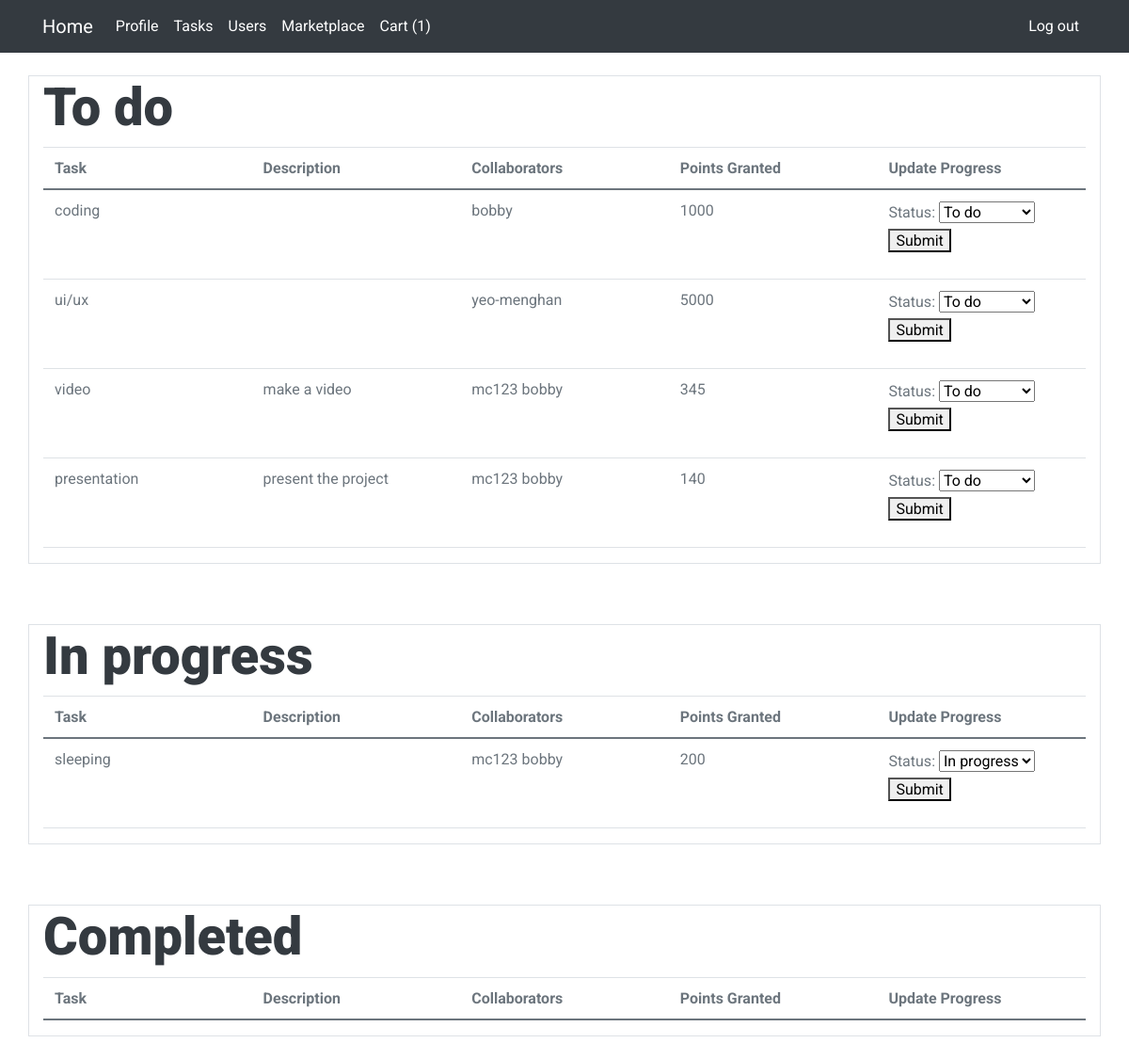
The app's page /main/tasks (signed in), older data.
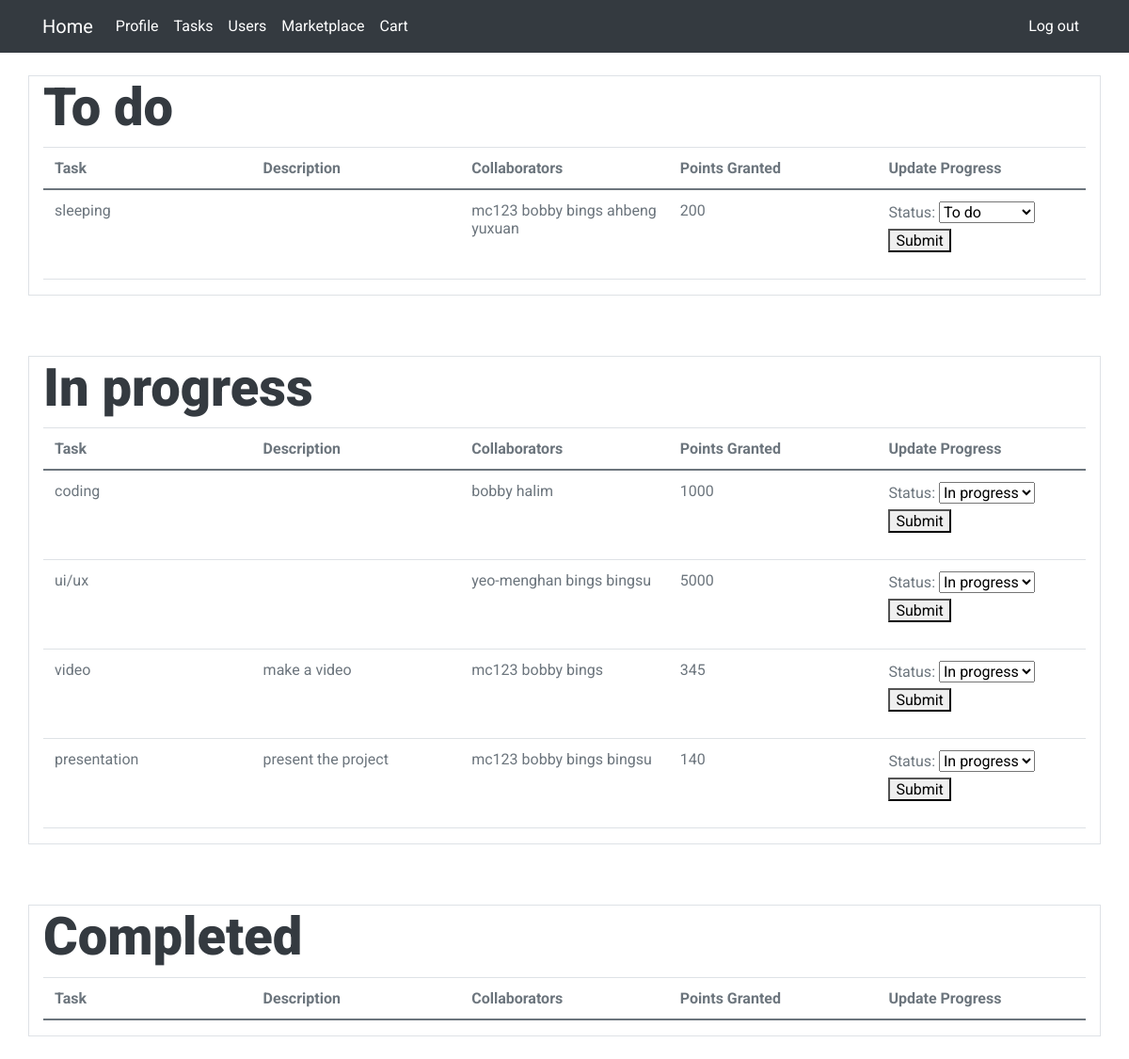
The same page, newer data.
### main/models.py (models this page shows, shortened)
class Task(models.Model):
    STATUS = (
        ('To do', 'To do'),
        ('In progress', 'In progress'),
        ('Completed', 'Completed'),
    )
    name = models.CharField(max_length = 64)
    description = models.TextField("Description", max_length=600, default='', blank=True)
    points_granted = models.IntegerField()
    status = models.CharField(max_length=100, choices=STATUS, default='To do')

class CustomUser(models.Model):
    user = models.OneToOneField(User, on_delete=models.CASCADE)
    DEPARTMENT = (
        ('Operations', 'Operations'),
        ('Infocomm technology', 'Infocomm technology'),
        ('Engineering', 'Engineering'),
        ('Corportate', 'Corporate')
    )
    email = models.EmailField(unique=True)
    department = models.CharField(max_length=100, choices=DEPARTMENT)
    description = models.TextField("Description", max_length=600, default='', blank=True)
    points = models.IntegerField(default=0)
    tasks = models.ManyToManyField(Task, blank=True, related_name='users')
    birthday = models.DateField()

### main/views.py (the view)
# urls.py: path('tasks', views.tasks, name="tasks"),
@login_required(login_url='/main/login')
def tasks(request):
    to_do = Task.objects.filter(status="To do")
    in_progress = Task.objects.filter(status="In progress")
    completed = Task.objects.filter(status="Completed")
    return render(request, 'main/tasks.html', {
        "to_do": to_do,
        "in_progress": in_progress,
        "completed": completed,
    })

### main/context_processor.py (called while the page is built)
def cart_count(request):
    try:
        current_user = CustomUser.objects.get(user=request.user)
        cart_count = Cart.objects.filter(user=current_user).count()
        return {
            'cart_count' : cart_count
        }
    except TypeError:
        return []

### main/templates/main/tasks.html (shortened to what this page needs)
{% extends "main/layout.html" %}
{% block body %}
    <div class="container">
      <div class ="row">
        <div class="col-12 border">
          <h1 class="display-4">To do</h1>
        <table class="table table-hover">
          <thead>
            <tr>
              <th style="width: 20%">Task</th>
              <th style="width: 20%">Description</th>
              <th style="width: 20%">Collaborators</th>
              <th style="width: 20%">Points Granted</th>
              <th style="width: 20%">Update Progress</th>
            </tr>
          </thead>
          <tbody>
            {% for task in to_do %}
            <tr>
              <td scope="row">{{ task.name }}</th>
              <td>{{ task.description }}</td>
              <td>{% for user in task.users.all %} {{user.user.username}} {% endfor %}</td>
              <td>{{ task.points_granted }}</td>
              <td>
                <form action="{% url 'main:edit_task' %}" method="post">
                  <label for="status">Status:</label>
                    <select name='task_status' id="status">
                      <option {% if task.status == "To do" %} selected {% endif %}>To do</option>
                    </select>
                  <button value='{{ task.id }}' name='task_id' type='submit'>Submit</button>
                </form>
              </td>
            </tr>
            {% endfor %}
          </tbody>
        </table>
        </div>
        <div class="empty-div"><p></p></div>
          <div class="col-12 border">
            <h1 class="display-4">In progress</h1>
          <table class="table table-hover">
            <thead>
              <tr>
                <th style="width: 20%">Task</th>
                <th style="width: 20%">Description</th>
                <th style="width: 20%">Collaborators</th>
                <th style="width: 20%">Points Granted</th>
                <th style="width: 20%">Update Progress</th>
              </tr>
            </thead>
            <tbody>
              {% for task in in_progress %}
              <tr>
                <td scope="row">{{ task.name }}</th>
                <td>{{ task.description }}</td>
                <td>{% for user in task.users.all %} {{user.user.username}} {% endfor %}</td>
                <td>{{ task.points_granted }}</td>
                <td>
                  <form action="{% url 'main:edit_task' %}" method="post">
                    <label for="status">Status:</label>
                      <select name='task_status' id="status">
                        <option {% if task.status == "In progress" %} selected {% endif %}>In progress</option>
                      </select>
                    <button value='{{ task.id }}' name='task_id' type='submit'>Submit</button>
                  </form>
                </td>
              </tr>
              {% endfor %}
            </tbody>
          </table>
          </div>
          <div class="empty-div"><p></p></div>
          <div class="col-12 border">
            <h1 class="display-4">Completed</h1>
          <table class="table table-hover">
            <thead>
              <th style="width: 20%">Task</th>
              <th style="width: 20%">Description</th>
              <th style="width: 20%">Collaborators</th>
              <th style="width: 20%">Points Granted</th>
              <th style="width: 20%">Update Progress</th>
          </thead>
          </table>
          </div>
        </div>
      </div>
    </div>
{% endblock %}

Row changes from the older to the newer data that the page shows:
changed Task "sleeping": gains CustomUser (user.username "mc123"); gains CustomUser (user.username "bobby"); loses CustomUser (user.username "mc123"); loses CustomUser (user.username "bobby"); moves from the list under "In progress" to the list under "To do"
added CustomUser: user.username "bings"
added CustomUser: user.username "ahbeng", shown under Task "sleeping"
added CustomUser: user.username "yuxuan", shown under Task "sleeping"
changed Task "coding": gains CustomUser (user.username "bobby"); loses CustomUser (user.username "bobby"); moves from the list under "To do" to the list under "In progress"
added CustomUser: user.username "halim", shown under Task "coding"
changed Task "ui/ux": gains CustomUser (user.username "yeo-menghan"); loses CustomUser (user.username "yeo-menghan"); moves from the list under "To do" to the list under "In progress"
added CustomUser: user.username "bingsu"
changed Task "video": gains CustomUser (user.username "mc123"); gains CustomUser (user.username "bobby"); loses CustomUser (user.username "mc123"); loses CustomUser (user.username "bobby"); moves from the list under "To do" to the list under "In progress"
changed Task "presentation": gains CustomUser (user.username "mc123"); gains CustomUser (user.username "bobby"); loses CustomUser (user.username "mc123"); loses CustomUser (user.username "bobby"); moves from the list under "To do" to the list under "In progress"
Text that changed along with them:
{{ cart_count }}: "1" → (not shown)
